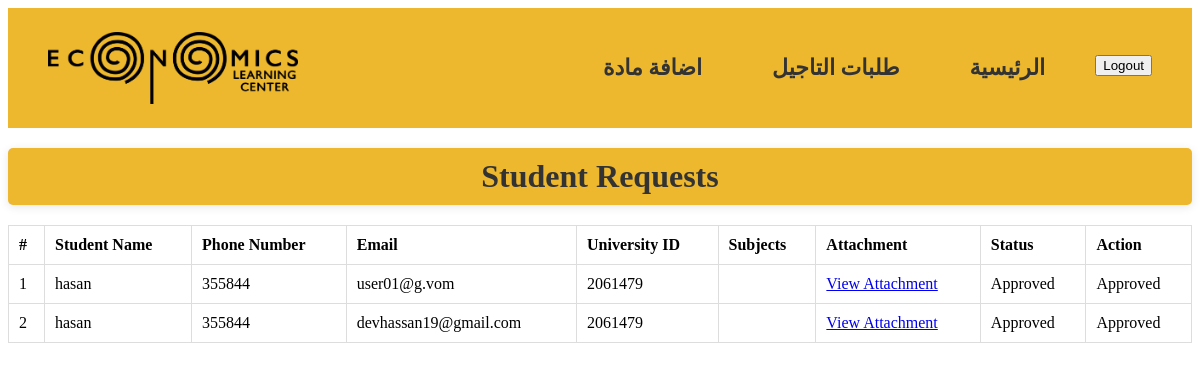
/admin-page/ (signed in), run on an earlier commit of the app's database.
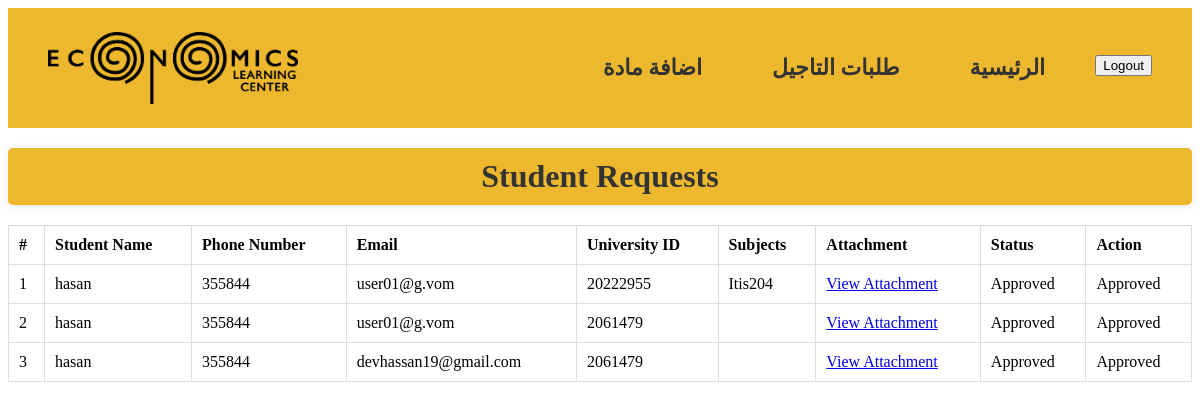
And on a later commit of the database.
### main_app/models.py (models this page shows, shortened)
class StudentRequest(models.Model):
    student_name = models.CharField(max_length=255)
    phone_number = models.CharField(max_length=15, null=True)  # Allow null values if needed
    email = models.EmailField(max_length=255, null=True)  # Allow null values if needed
    univ_id = models.CharField(max_length=20, null=True)  # Allow null values
    subject = models.ManyToManyField(Subject)
    attachment = models.FileField(upload_to='attachments/', blank=True, null=True)
    status = models.CharField(max_length=10, default='Pending')
    created_at = models.DateTimeField(auto_now_add=True)
    first_payment = models.BooleanField(default=False)
    second_payment = models.BooleanField(default=False)

class Subject(models.Model):
    name = models.CharField(max_length=100)
    price = models.DecimalField(max_digits=10, decimal_places=2)
    image = models.ImageField(upload_to='subject_images/')
    description = models.TextField(blank=True, null=True)
    created_at = models.DateTimeField(default=timezone.now)  # Set default value here
    updated_at = models.DateTimeField(auto_now=True)
    advance_payment = models.DecimalField(max_digits=10, decimal_places=2, default=0.00)  # New field for advance payment

### main_app/views.py (the view, shortened to what this page needs)
# urls.py: path('admin-page/', views.admin_page, name='admin_page'),
@login_required
@user_passes_test(lambda u: u.is_superuser)
def admin_page(request):
    requests = StudentRequest.objects.all().order_by('-created_at')
    return render(request, 'accounts/admin_page.html', {'requests': requests})

### main_app/templates/accounts/admin_page.html (shortened to what this page needs)
{% load static %}
<!DOCTYPE html>
<html>
<head>
  <link rel="stylesheet" href="{% static 'styles/admin.css' %}">
</head>
<body>
  <header>
    <nav>
      <img src="{% static 'images/logo-horizantal.png' %}" alt="Elc logo" />
      <ul>
        <li><a href="{% url 'add_subject' %}">اضافة مادة</a></li>
        <li><a href="{% url 'accept_admin' %}">طلبات التاجيل</a></li>
        <li><a href="{% url 'admin_page' %}">الرئيسية</a></li>
        <li>
          <form action="{% url 'logout' %}" method="POST">
            <button type="submit">Logout</button>
          </form>
        </li>
      </ul>
    </nav>
  </header>
<h2>Student Requests</h2>
<table>
  <thead>
    <tr>
      <th>#</th>
      <th>Student Name</th>
      <th>Phone Number</th>
      <th>Email</th>
      <th>University ID</th>
      <th>Subjects</th>
      <th>Attachment</th>
      <th>Status</th>
      <th>Action</th>
    </tr>
  </thead>
  <tbody>
    {% for request in requests %}
    <tr>
      <td>{{ forloop.counter }}</td>
      <td>{{ request.student_name }}</td>
      <td>{{ request.phone_number }}</td>
      <td>{{ request.email }}</td>
      <td>{{ request.univ_id }}</td>
      <td>
        {% for subject in request.subject.all %}
          {{ subject.name }}{% if not forloop.last %}, {% endif %}
        {% endfor %}
      </td>
      <td>
        {% if request.attachment %}
          <a href="{{ request.attachment.url }}" target="_blank">View Attachment</a>
        {% else %}
          No Attachment
        {% endif %}
      </td>
      <td>{{ request.status }}</td>
      <td>
        {% if request.status == 'Pending' %}
        <form method="POST" style="display:inline;">
          {% csrf_token %}
          <input type="hidden" name="request_id" value="{{ request.id }}">
          <button type="submit" name="action" value="approve">Approve</button>
        </form>
        <form method="POST" style="display:inline;">
          {% csrf_token %}
          <input type="hidden" name="request_id" value="{{ request.id }}">
          <button type="submit" name="action" value="reject">Reject</button>
        </form>
        {% else %}
        {{ request.status }}
        {% endif %}
      </td>
    </tr>
    {% empty %}
    <tr><td colspan="9">No requests found</td></tr>
    {% endfor %}
  </tbody>
</table>
</body>
</html>

What changed in the data, as far as the page shows it:
added StudentRequest: student_name "hasan", phone_number "355844", email "user01@g.vom", univ_id "20222955", status "Approved"
now on this page (row unchanged): Subject: name "Itis204"
